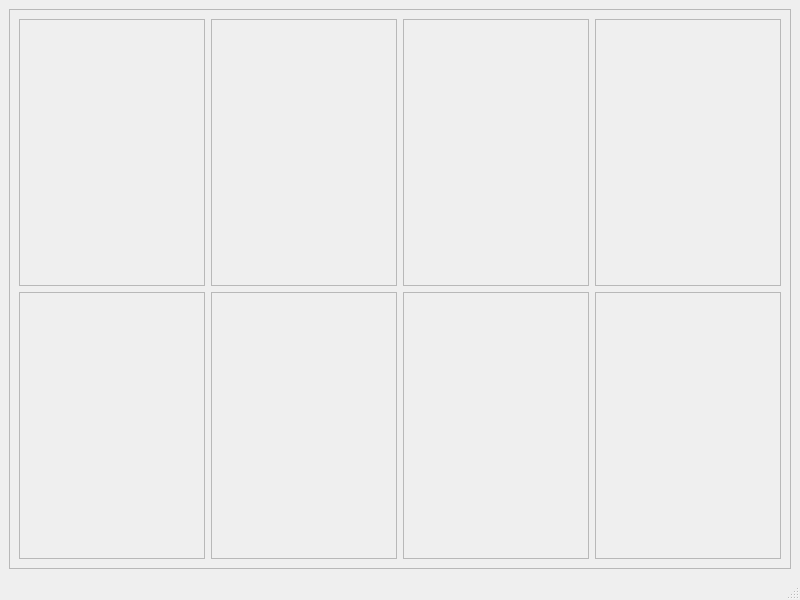
<?xml version="1.0" encoding="UTF-8"?>
<ui version="4.0">
 <class>MainWindow</class>
 <widget class="QMainWindow" name="MainWindow">
  <property name="geometry">
   <rect>
    <x>0</x>
    <y>0</y>
    <width>800</width>
    <height>600</height>
   </rect>
  </property>
  <property name="windowTitle">
   <string>MainWindow</string>
  </property>
  <widget class="QWidget" name="centralwidget">
   <layout class="QGridLayout" name="gridLayout">
    <item row="0" column="0">
     <widget class="QFrame" name="frame">
      <property name="frameShape">
       <enum>QFrame::StyledPanel</enum>
      </property>
      <property name="frameShadow">
       <enum>QFrame::Raised</enum>
      </property>
      <layout class="QGridLayout" name="gridLayout_2">
       <property name="leftMargin">
        <number>9</number>
       </property>
       <property name="topMargin">
        <number>9</number>
       </property>
       <property name="rightMargin">
        <number>9</number>
       </property>
       <property name="bottomMargin">
        <number>9</number>
       </property>
       <item row="1" column="1">
        <widget class="QFrame" name="plotContainer_4">
         <property name="frameShape">
          <enum>QFrame::StyledPanel</enum>
         </property>
         <property name="frameShadow">
          <enum>QFrame::Raised</enum>
         </property>
        </widget>
       </item>
       <item row="1" column="0">
        <widget class="QFrame" name="plotContainer">
         <property name="frameShape">
          <enum>QFrame::StyledPanel</enum>
         </property>
         <property name="frameShadow">
          <enum>QFrame::Raised</enum>
         </property>
        </widget>
       </item>
       <item row="0" column="1">
        <widget class="QFrame" name="plotContainer_3">
         <property name="frameShape">
          <enum>QFrame::StyledPanel</enum>
         </property>
         <property name="frameShadow">
          <enum>QFrame::Raised</enum>
         </property>
        </widget>
       </item>
       <item row="0" column="2">
        <widget class="QFrame" name="plotContainer_5">
         <property name="frameShape">
          <enum>QFrame::StyledPanel</enum>
         </property>
         <property name="frameShadow">
          <enum>QFrame::Raised</enum>
         </property>
        </widget>
       </item>
       <item row="1" column="2">
        <widget class="QFrame" name="plotContainer_6">
         <property name="frameShape">
          <enum>QFrame::StyledPanel</enum>
         </property>
         <property name="frameShadow">
          <enum>QFrame::Raised</enum>
         </property>
        </widget>
       </item>
       <item row="0" column="0">
        <widget class="QFrame" name="plotContainer_2">
         <property name="frameShape">
          <enum>QFrame::StyledPanel</enum>
         </property>
         <property name="frameShadow">
          <enum>QFrame::Raised</enum>
         </property>
        </widget>
       </item>
       <item row="0" column="3">
        <widget class="QFrame" name="plotContainer_7">
         <property name="frameShape">
          <enum>QFrame::StyledPanel</enum>
         </property>
         <property name="frameShadow">
          <enum>QFrame::Raised</enum>
         </property>
        </widget>
       </item>
       <item row="1" column="3">
        <widget class="QFrame" name="plotContainer_8">
         <property name="frameShape">
          <enum>QFrame::StyledPanel</enum>
         </property>
         <property name="frameShadow">
          <enum>QFrame::Raised</enum>
         </property>
        </widget>
       </item>
      </layout>
     </widget>
    </item>
   </layout>
  </widget>
  <widget class="QMenuBar" name="menubar">
   <property name="geometry">
    <rect>
     <x>0</x>
     <y>0</y>
     <width>800</width>
     <height>26</height>
    </rect>
   </property>
  </widget>
  <widget class="QStatusBar" name="statusbar"/>
 </widget>
 <resources/>
 <connections/>
</ui>
